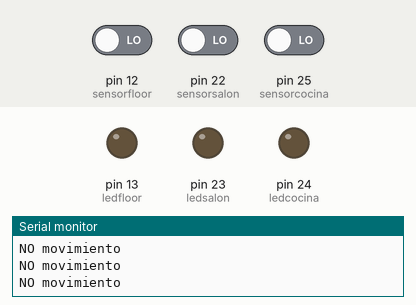
Recording of a sketch running on a simulated Arduino Mega 2560, built with avr-gcc and run on an emulated ATmega2560. Shown: output pins drawn as LEDs (lit = HIGH), the last lines printed to the serial monitor. The inputs (shaded band) are chosen by the test bench; at power-on: pin 12 (sensorfloor) LOW, pin 22 (sensorsalon) LOW, pin 25 (sensorcocina) LOW.

Above: at 17.2 s.
17.3 s: pin 12 (sensorfloor) driven HIGH
At 18.5 s:
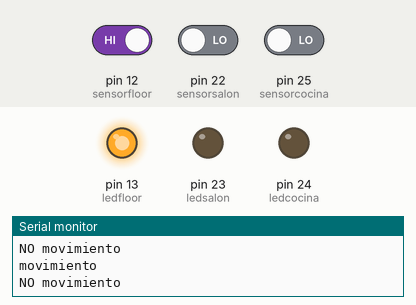
18.8 s: pin 22 (sensorsalon) driven HIGH
At 20.0 s:
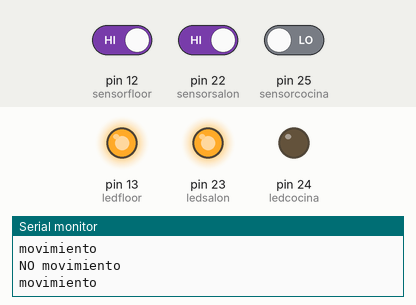
20.3 s: pin 25 (sensorcocina) driven HIGH
At 21.2 s:
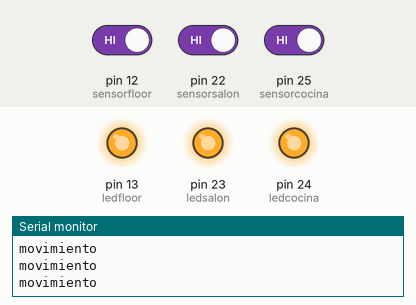
21.8 s: pin 12 (sensorfloor) driven LOW
At 22.5 s:
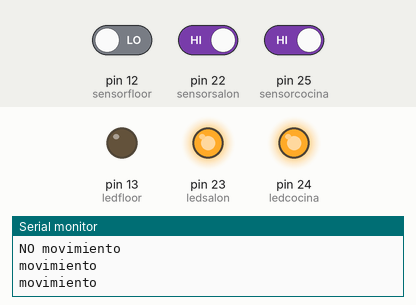
23.3 s: pin 22 (sensorsalon) driven LOW
At 24.5 s:
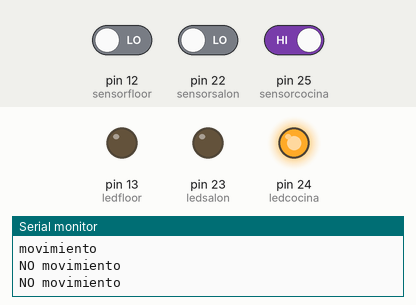
24.8 s: pin 12 (sensorfloor) driven HIGH
At 25.6 s:
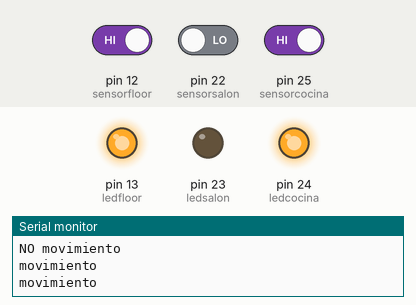
Timing chart, 0 to 27.3 s (numbered marks = the images above; inputs shaded):
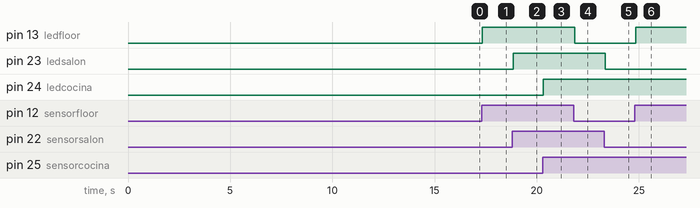

Measured:
- after the input at 17.3 s, pin 13 (ledfloor): LOW → HIGH at once
- after the input at 18.8 s, pin 23 (ledsalon): LOW → HIGH at once
- after the input at 20.3 s, pin 24 (ledcocina): LOW → HIGH at once
- after the input at 21.8 s, pin 13 (ledfloor): HIGH → LOW after 0.05 s
- after the input at 23.3 s, pin 23 (ledsalon): HIGH → LOW at once
- after the input at 24.8 s, pin 13 (ledfloor): LOW → HIGH at once

The sketch:

sensor_de_movimiento.ino
```cpp
//SENSOR SECOND FLOOR
byte sensorfloor = 12;
byte ledfloor = 13;
int movimiento_second_floor_on;
int ct = 15; //tiempo de calibración

//SENSOR SALON
byte sensorsalon = 22;
byte ledsalon = 23;
int movimiento_salon_on;

//SENSOR COCINA
byte sensorcocina = 25;
byte ledcocina = 24;
int movimiento_cocina_on;

void setup() {
  // CONFIGURAR
  //SECOND FLOOR
  pinMode(ledfloor,OUTPUT); //configurar como salida
  pinMode(sensorfloor, INPUT); // configurar como entrada

  //SALON
  pinMode(ledsalon,OUTPUT); //configurar como salida
  pinMode(sensorsalon, INPUT); // configurar como entrada


  //COCINA
  pinMode(ledcocina,OUTPUT); //configurar como salida
  pinMode(sensorcocina, INPUT); // configurar como entrada

 Serial.begin(9600);//configurar puerto serial

    Serial.println("Espere, ahora calibrando el sensor....");
    for(int i = 0; i <= ct; i++){ //vamos a darle un tiempo de calibracion
      Serial.print(((i*100)/ct)); //porcentaje de iniciacion, esperando 15 segundos
      Serial.print("%");
      Serial.println(" COMPLETADO.....");
      delay(1000);
      }

    Serial.println("Calibracion Completada Satisfactoriamente.");
    Serial.println("** SENSOR ACTIVO **");
    delay(50);


}

void sensor_movimiento_second_floor() {
  // CODIGO PRINCIPAL
  //Encender led si hay movimiento
  movimiento_second_floor_on = digitalRead(sensorfloor) == HIGH ;
 if(movimiento_second_floor_on){           //leer el pin del sensor
  Serial.println("movimiento");
  digitalWrite(ledfloor,HIGH);//se enciende Led

 }else{
  Serial.println("NO movimiento");
  digitalWrite(ledfloor,LOW);        //se apaga el Led
 }
}

void sensor_movimiento_cocina(){
   // CODIGO PRINCIPAL
  //Encender led si hay movimiento
  movimiento_cocina_on = digitalRead(sensorcocina) == HIGH ;
 if(movimiento_cocina_on){           //leer el pin del sensor
  Serial.println("movimiento");
  digitalWrite(ledcocina,HIGH);//se enciende Led

 }else{
  Serial.println("NO movimiento");
  digitalWrite(ledcocina,LOW);        //se apaga el Led
 }
}

void sensor_movimiento_salon(){
   // CODIGO PRINCIPAL
  //Encender led si hay movimiento
  movimiento_salon_on = digitalRead(sensorsalon) == HIGH ;
 if(movimiento_salon_on){           //leer el pin del sensor
  Serial.println("movimiento");
  digitalWrite(ledsalon,HIGH);//se enciende Led

 }else{
  Serial.println("NO movimiento");
  digitalWrite(ledsalon,LOW);        //se apaga el Led
 }
}
void loop(){
  sensor_movimiento_second_floor();
  sensor_movimiento_cocina();
  sensor_movimiento_salon();

}
```
